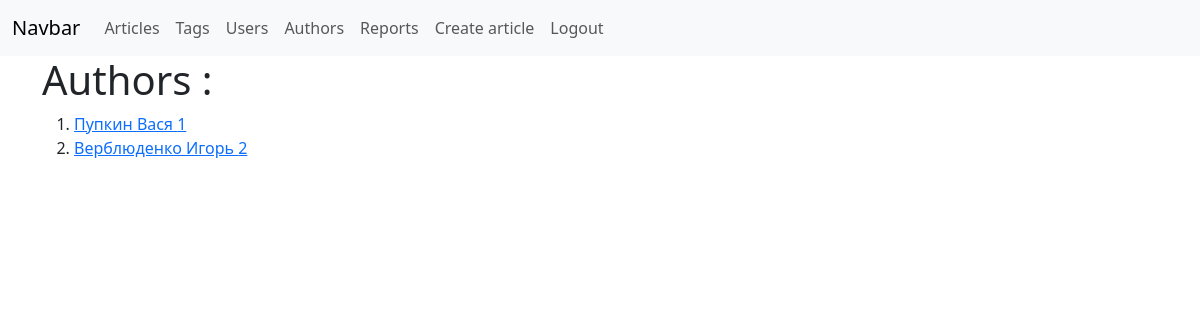
The page /author/ (signed in) on the database its author committed.
### blog/models.py (models this page shows, shortened)
class Author(db.Model):
    __tablename__ = 'authors'
    id = db.Column(db.Integer, primary_key=True)
    user_id = db.Column(db.Integer, ForeignKey("users.id"), nullable=False)
    user = relationship('User', back_populates='author')
    article = relationship('Article', back_populates='author')

class User(db.Model, UserMixin):
    __tablename__ = 'users'
    id = db.Column(db.Integer, primary_key=True)
    email = db.Column(db.String(255), unique=True)
    first_name = db.Column(db.String(255))
    last_name = db.Column(db.String(255))
    password = db.Column(db.String(255))
    is_staff = db.Column(db.Boolean, default=False)
    author = relationship('Author', uselist=False, back_populates='user')

### blog/author/views.py (the view)
@author.route('/')
def author_list():
    authors = Author.query.all()
    return render_template(
        'authors/list.html',
        authors=authors,
    )

### blog/app.py (called while the page is built)
def register_extensions(app):
    db.init_app(app)
    migrate.init_app(app,db, compare_type=True)
    csrf.init_app(app)
    admin.init_app(app)
    login_manager.login_view = 'auth.login'
    login_manager.init_app(app)
    @login_manager.user_loader
    def load_user(user_id):
        return User.query.get(int(user_id))

### blog/templates/authors/list.html (shortened to what this page needs)
{% extends 'base.html' %}
{% block body %}
    <div class="row">
        <div class="col">
            <h1>Authors : </h1>
                 <ol>
                    {% for author in authors %}
                        <li >
                            <a href="{{url_for('user.profile',pk=author.user_id)}}">
                                {{ author.user.first_name}} {{ author.user.last_name}} {{ author.id}}
                            </a>
                        </li>
                    {% endfor %}
                 </ol>
        </div>
    </div>
{% endblock %}

### rows shown on the page
Author: user.first_name "Пупкин", user.last_name "Вася", id "1"
Author: user.first_name "Верблюденко", user.last_name "Игорь", id "2"
